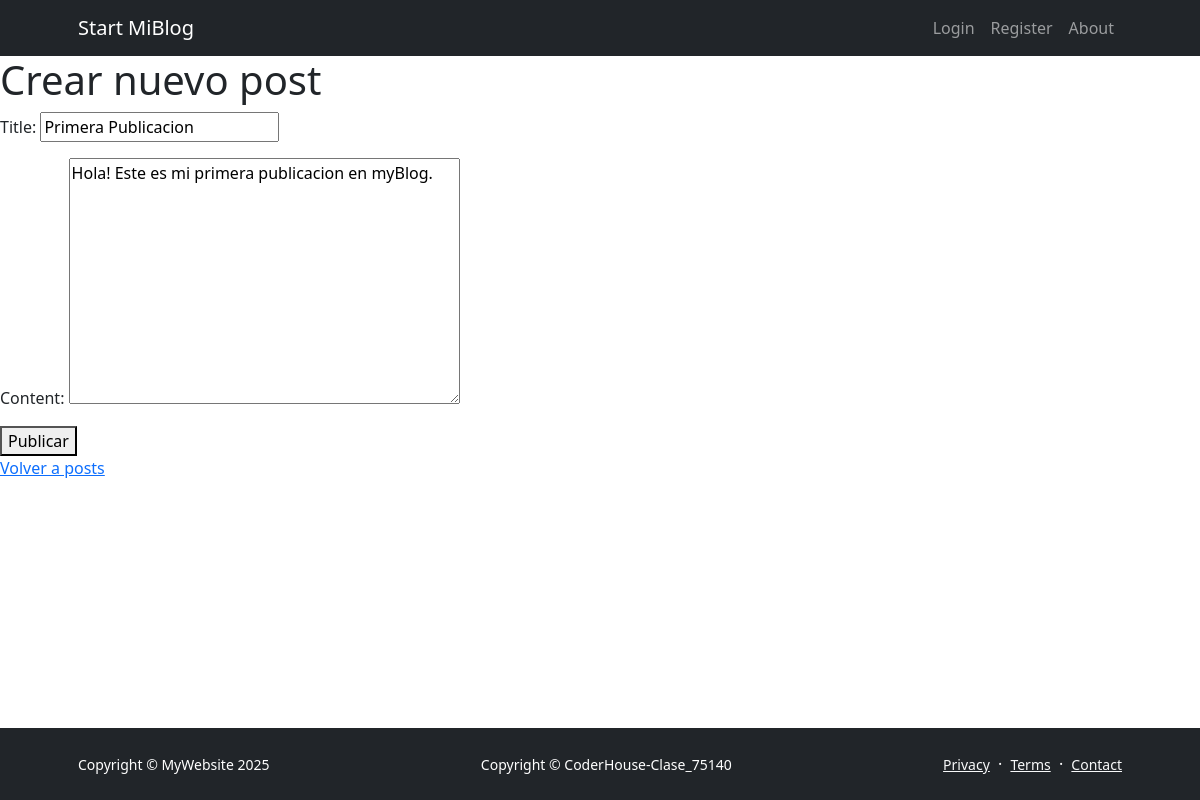
/post/post/update/1/, run on the app's committed database.
### post/models.py (models this page shows, shortened)
class Post(models.Model):
    title = models.CharField(max_length=200)
    content = models.TextField()
    created_at = models.DateTimeField(auto_now_add=True)
    updated_at = models.DateTimeField(auto_now=True)

### post/views.py (the view)
# urls.py: path('post/update/<int:pk>/', views.PostUpdateView.as_view(), name='post_update'),
class PostUpdateView(UpdateView):
    model = models.Post
    form_class = forms.PostForm
    success_url = reverse_lazy('post:post_list')

### post/forms.py
class PostForm(forms.ModelForm):
    class Meta:
        model = models.Post
        fields = ['title', 'content']

### post/templates/post/post_form.html (shortened to what this page needs)
{% extends "myapp/base.html" %}
{%block content %}
  <h1>Crear nuevo post</h1>
  <form method="POST">
    {{ form.as_p }}
    <button type="submit">Publicar</button>
    </form>
    <a href="{% url 'post:post_list' %}">Volver a posts</a>
{% endblock %}

### data on the page
Post: title "Primera Publicacion", content "Hola! Este es mi primera publicacion en myBlog."
